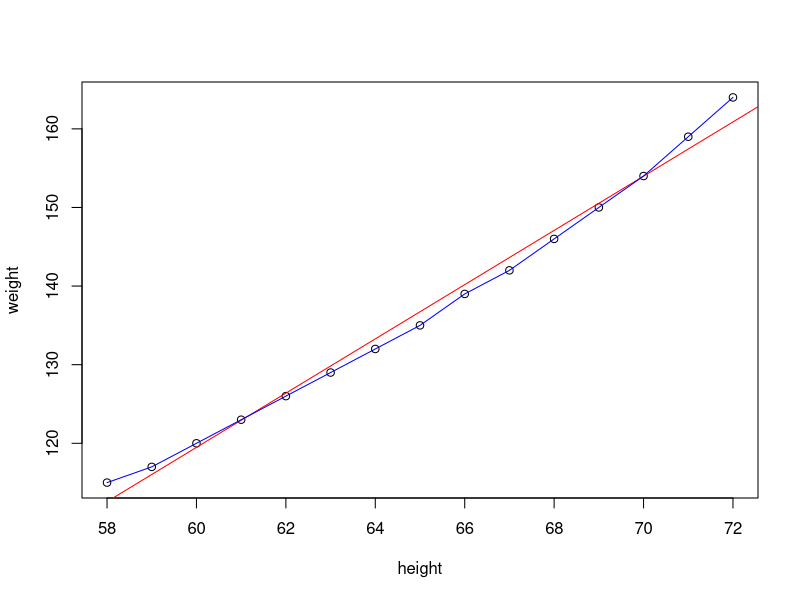

Generate this figure with R: (Note: this script raises an error after producing the figure.)
#Linear Regression

#myfit = lm(formula, data)
data(women)
women
?women
#height	 numeric	 Height (in)
#weight	 numeric	 Weight (lbs)

attach(women)
cov(height,weight)
cor(height,weight)
weight.lm = lm(weight ~ height, data=women)

weight.lm
summary(weight.lm)
plot(height, weight )
abline(weight.lm, col='red')

fitted(weight.lm)
lines(height, weight, col='blue')
lines(height, fitted(fit), col='green')
cbind(height,weight, fitted(weight.lm))
cbind(height,weight, fitted(weight.lm), weight-fitted(weight.lm), residuals(weight.lm))

summary(residuals(weight.lm))
new.data = data.frame(height= 70)
new.data = data.frame(height=c(70,75,80))

predict(weight.lm, newdata = new.data, interval='confidence')
predict(weight.lm, newdata = new.data, interval='prediction')

#http://www.dummies.com/programming/r/how-to-predict-new-data-values-with-r/



# Eruptions

attach(faithful)     # attach the data frame 
eruption.lm = lm(eruptions ~ waiting)
summary(eruption.lm)
newdata = data.frame(waiting=c(80,90,100))
predict(eruption.lm, newdata) #, interval="confidence")
head(faithful)
faithful[waiting==80,]
